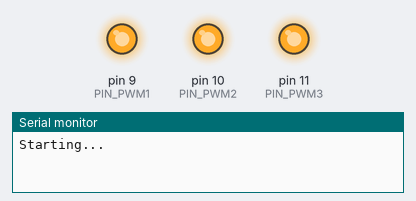
This sketch was run on a simulated Arduino Uno, built with avr-gcc and run on an emulated ATmega328P. Parts: output pins drawn as LEDs (lit = HIGH), the last lines printed to the serial monitor.

Above: at 1.3 s.
At 2.6 s:
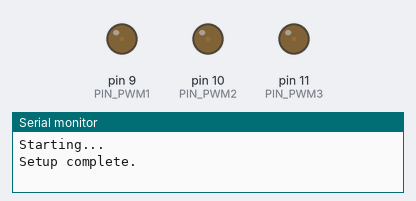
Timing chart, 0 to 4.1 s (numbered marks = the images above):
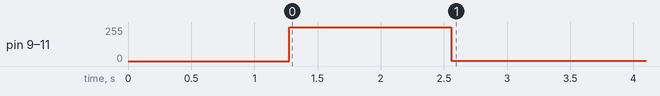

The sketch:

vu-meter.ino
```cpp
// vu-meter.ino

#include <Arduino.h>

#define PIN_PWM1 9
#define PIN_PWM2 10
#define PIN_PWM3 11

#define SERIAL_SPEED 115200

// we define a dead simple protocol: 0x00 0xFF followed with command byte and value.
// Right now we only define command byte 0x01 (:
#define CMD_START1 0x00
#define CMD_START2 0xFF
#define CMD_SETV1 0x01
#define CMD_SETV2 0x02
#define CMD_SETV3 0x03

void hello()
{
    byte i = 1;
    byte up = 1;
    while (i)
    {
        analogWrite(PIN_PWM1, i);
        analogWrite(PIN_PWM2, i);
        analogWrite(PIN_PWM3, i);
        if (up)
        {
            if (i == 0xff)
                up = 0;
            else
                ++i;
        }
        else
            --i;
        delay(5);
    }
}

void setup()
{
    Serial.begin(SERIAL_SPEED);
    Serial.println("Starting...");

    pinMode(PIN_PWM1, OUTPUT);
    pinMode(PIN_PWM2, OUTPUT);
    pinMode(PIN_PWM3, OUTPUT);
    analogWrite(PIN_PWM1, 0);
    analogWrite(PIN_PWM2, 0);
    analogWrite(PIN_PWM3, 0);
    hello();

    Serial.println("Setup complete.");
}

void loop()
{
    byte cmd, val;
    while (1)
    {
        switch (read_cmd(&val))
        {
        case CMD_SETV1:
            analogWrite(PIN_PWM1, val);
            break;
        case CMD_SETV2:
            analogWrite(PIN_PWM2, val);
            break;
        case CMD_SETV3:
            analogWrite(PIN_PWM3, val);
            break;
        }
    }
}

// we need CMD0 CMD1 <cmd> <value> sequence from serial port
// so implementing a simple state machine here
byte read_cmd(byte *value)
{
    byte c;

    while (1)
    {
        // seek for start sequence
        while (read_byte() != CMD_START1)
            ;

        // next in sequence
        if (read_byte() != CMD_START2)
            continue;

        // read cmd byte
        c = read_byte();
        // read value
        *value = read_byte();
        return c;
    }
}

byte read_byte()
{
    // Brutal: stay in busyloop until we have something
    while (1)
    {
        if (Serial.available())
        {
            byte c = Serial.read();
            return c;
        }
    }
}
// EOF
```
